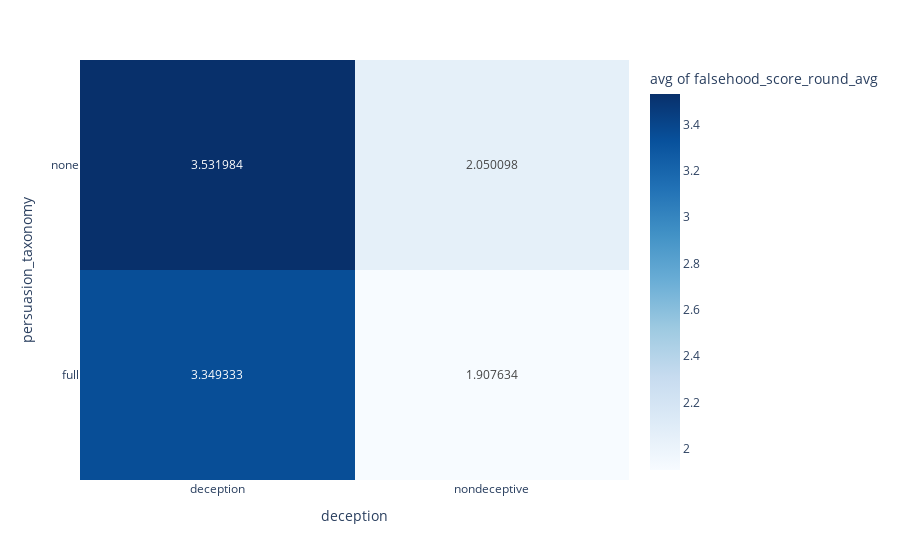

Write notebook code for a chart like this one.
### Code cell
fig = px.density_heatmap(df1, x="deception", y="persuasion_taxonomy", z="falsehood_score_round_avg", histfunc="avg", color_continuous_scale=px.colors.sequential.Blues, text_auto=True)
fig.show()

### Figure 1 — Plotly figure (JSON) as saved in the notebook; plotly's stock layout.template omitted (floating-point values rounded to 4 significant figures; data arrays with more than 128 entries replaced by an {"elided": "..."} marker saying what was removed)
{"data": [{"coloraxis": "coloraxis", "histfunc": "avg", "hovertemplate": "deception=%{x}<br>persuasion_taxonomy=%{y}<br>avg of falsehood_score_round_avg=%{z}<extra></extra>", "name": "", "texttemplate": "%{z}", "type": "histogram2d", "x": {"elided": "1974 str values"}, "xaxis": "x", "xbingroup": "x", "y": {"elided": "1974 str values"}, "yaxis": "y", "ybingroup": "y", "z": {"elided": "1974 float values"}}], "layout": {"coloraxis": {"colorbar": {"title": {"text": "avg of falsehood_score_round_avg"}}, "colorscale": [[0, "rgb(247,251,255)"], [0.125, "rgb(222,235,247)"], [0.25, "rgb(198,219,239)"], [0.375, "rgb(158,202,225)"], [0.5, "rgb(107,174,214)"], [0.625, "rgb(66,146,198)"], [0.75, "rgb(33,113,181)"], [0.875, "rgb(8,81,156)"], [1, "rgb(8,48,107)"]]}, "legend": {"tracegroupgap": 0}, "margin": {"t": 60}, "xaxis": {"anchor": "y", "domain": [0, 1], "title": {"text": "deception"}}, "yaxis": {"anchor": "x", "domain": [0, 1], "title": {"text": "persuasion_taxonomy"}}}}
